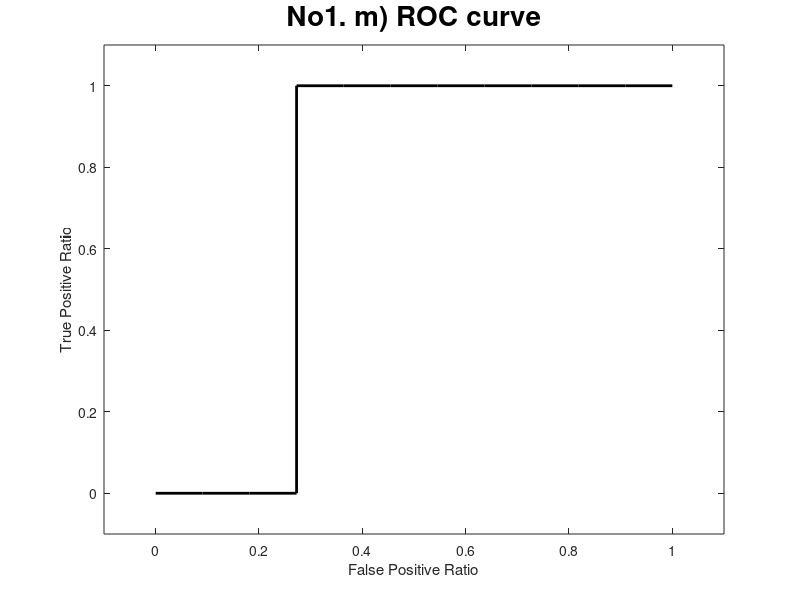

MATLAB code to generate this figure:
clear all;
close all;
mpath=['/Users/hisnameys/Desktop/CLASS/2014Fall/latex/figs/'];
aa=zeros(12,2);
bb=aa;
aa(:,1)=[0.03; 0.18; 0.24; 0.32; 0.45; 0.53; 0.59; 0.65; 0.70; 0.77; 0.81; 0.90;];
aa(:,2)=[-1; -1; 1; 1; -1; -1; -1; 1; 1; -1; 1; 1;];
bb(:,1)=aa(:,1);
bb(:,2)=[-1; -1; -1; -1; -1; -1; -1; -1; 1; -1; -1; -1;];
no1a=aa(:,1)>0.5;
no1acorrect=0;

% for bdry=0:0.05:1;
bdry=0:0.05:1;
no1bcc=zeros(21,1);
for j=1:21
nb=bdry(j);
no1b=aa(:,1)>nb;
no1bcorrect=0;
for i=1:12
    if aa(i,2)>0 && no1b(i)==1 || aa(i,2)<1 && no1b(i)==0
        no1bcorrect=no1bcorrect+1;
    end
end
no1bcc(j)=no1bcorrect/12;
end
% figure(1)
% plot(bdry,no1bcc,'k','linewidth',2)
% ylim([0 1])
% title('No1. b)')
% xlabel('Boundary')
% ylabel('Accuracy')
% saveas(gcf,[mpath 'b.png'],'png')
% indno1b=(no1bcc==0.7500);
% bdry(indno1b) 
%  

% % % for bdry=0:0.05:1;
no1cfpr=zeros(21,1);
no1ctpr=zeros(21,1);
no1cfprb=zeros(21,1);
no1ctprb=zeros(21,1);
for j=1:21
nb=bdry(j);
no1c=aa(:,1)>nb;
no1cb=bb(:,1)>nb;
% no1c
no1c2=aa(:,2)>0;
no1c2b=bb(:,2)>0;

numneg=12-sum(no1c2(:));
numnegb=12-sum(no1c2b(:));

no1cnbutp=0;
no1ccorp=0;
no1cnbutpb=0;
no1ccorpb=0;

for i=1:12
    if aa(i,2)<0 && no1c(i)==1 
        no1cnbutp=no1cnbutp+1;
    end
    if aa(i,2)>0 && no1c(i)==1 
        no1ccorp=no1ccorp+1;
    end
    
    if bb(i,2)<0 && no1cb(i)==1 
        no1cnbutpb=no1cnbutpb+1;
    end
    if bb(i,2)>0 && no1cb(i)==1 
        no1ccorpb=no1ccorpb+1;
    end
end
no1cfpr(j)=no1cnbutp/numneg;
no1ctpr(j)=no1ccorp/sum(no1c2(:));
no1cfprb(j)=no1cnbutpb/numnegb;
no1ctprb(j)=no1ccorpb/sum(no1c2b(:));
end
no1cfpr2=[no1cfpr; 1];
no1ctpr2=[no1ctpr; 0];
no1cfpr2b=[no1cfprb; 1];
no1ctpr2b=[no1ctprb; 0];

polyarea(no1cfpr2,no1ctpr2)
polyarea(no1cfpr2b,no1ctpr2b)

figure(7)
plot(no1cfprb,no1ctprb,'k','linewidth',2)
xlim([-0.1 1.1])
ylim([-0.1 1.1])
xlabel('False Positive Ratio')
ylabel('True Positive Ratio')
title('No1. m) ROC curve','fontsize',20)
saveas(gcf,[mpath 'm.png'],'png')


% table = [bdry; no1cfpr'; no1ctpr';]'
% figure(1)
% plot(bdry,no1cfpr,'b','linewidth',2)
% hold on;
% plot(bdry,no1ctpr,'r','linewidth',2)
% ylim([-0.1 1.1])
% title('No1. c)','fontsize',20)
% legend('False Positive Ratio','True Positive Ratio')
% xlabel('Boundary')
% ylabel('Score')
% saveas(gcf,[mpath 'c.png'],'png')
% 
% figure(2)
% plot(no1cfpr,no1ctpr,'k','linewidth',2)
% xlim([-0.1 1.1])
% ylim([-0.1 1.1])
% xlabel('False Positive Ratio')
% ylabel('True Positive Ratio')
% title('No1. d) ROC curve','fontsize',20)
% saveas(gcf,[mpath 'd.png'],'png')

no1dFP=zeros(21,1);
no1dFN=zeros(21,1);
for j=1:21
nb=bdry(j);
no1c=aa(:,1)>nb;
no1c2=aa(:,2)>0;
numneg=12-sum(no1c2(:));
dFP=0;
dFN=0;
for i=1:12
    if aa(i,2)<0 && no1c(i)==1 
        dFP=dFP+1;
    end
    if aa(i,2)>0 && no1c(i)==0 
        dFN=dFN+1;
    end
end
no1dFP(j)=dFP;
no1dFN(j)=dFN;
end
% figure(4)
% plot(bdry,no1dFP,'b','linewidth',2)
% hold on;
% plot(bdry,no1dFN,'r','linewidth',2)
% plot(bdry,no1dFP+no1dFN,'k','linewidth',2)
% ylim([-0.1 6.1])
% title('No1. e)','fontsize',20)
% legend('False Positive','False Negative','Sum','location','best')
% xlabel('Boundary')
% ylabel('Accumulated Number')
% saveas(gcf,[mpath 'e.png'],'png')

% figure(5)
% plot(bdry,no1dFP,'b','linewidth',2)
% hold on;
% plot(bdry,5.*no1dFN,'r','linewidth',2)
% plot(bdry,no1dFP+5.*no1dFN,'k','linewidth',2)
% ylim([-0.1 30.1])
% title('No1. f)','fontsize',20)
% legend('False Positive','5xFalse Negative','Sum','location','best')
% xlabel('Boundary')
% ylabel('Accumulated Number')
% saveas(gcf,[mpath 'f.png'],'png')

% figure(6)
% plot(bdry,bdry,'k','linewidth',2)
% ylim([-0.01 1.01])
% title('No1. g) ROC','fontsize',20)
% xlabel('False Positive Ratio')
% ylabel('True Positive Ratio')
% saveas(gcf,[mpath 'g.png'],'png')
